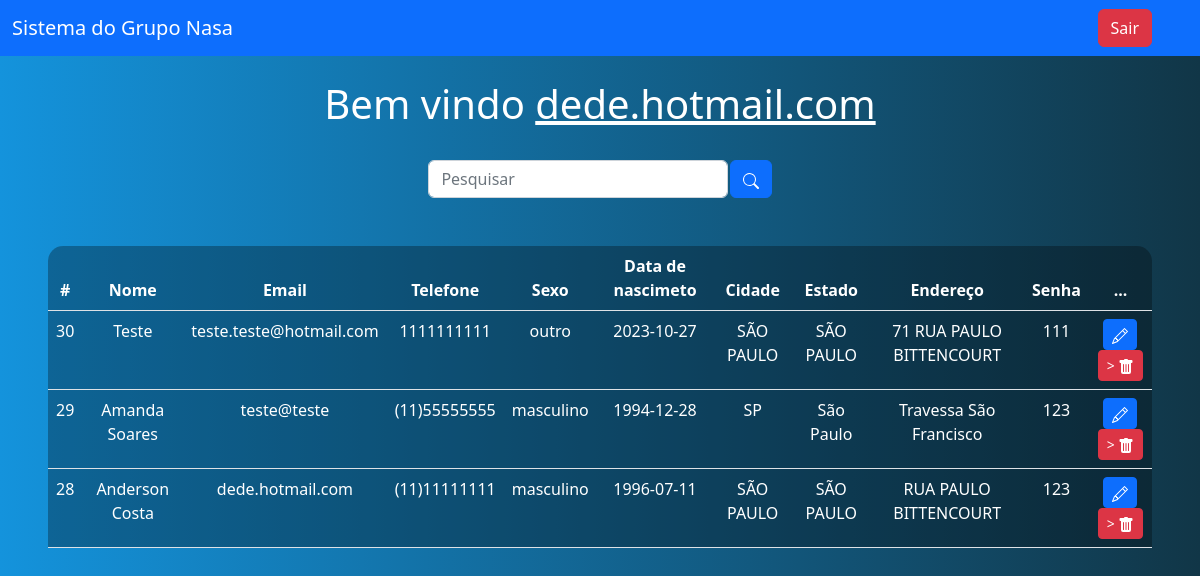
/sistema.php (signed in), run on the app's committed database.
### tables this page shows
CREATE TABLE `usuarios` (
  `id` int(11) NOT NULL,
  `nome` varchar(45) NOT NULL,
  `email` varchar(110) NOT NULL,
  `telefone` varchar(15) NOT NULL,
  `sexo` varchar(15) NOT NULL,
  `data_nasc` date NOT NULL,
  `cidade` varchar(45) NOT NULL,
  `estado` varchar(45) NOT NULL,
  `endereco` varchar(45) NOT NULL,
  `senha` varchar(45) NOT NULL
);

### sistema.php (the view, shortened to what this page needs)
<?php
    include_once('config.php');
    $logado = $_SESSION['email'];
    if(!empty($_GET['search']))
    {
        $data = $_GET['search'];
        $sql = "SELECT * FROM usuarios WHERE id LIKE '%$data%' or nome LIKE '%$data%' or email LIKE '%$data%' ORDER BY id DESC";
    }
    else
    {
        $sql = "SELECT * FROM usuarios ORDER BY id DESC";
    }
    $result = $conexao->query($sql);
?>
<!DOCTYPE html>
<html lang="pt-br">
<head>
    <link href="https://cdn.jsdelivr.net/npm/bootstrap@5.2.3/dist/css/bootstrap.min.css" rel="stylesheet">
</head>
<body>
    <nav class="navbar navbar-expand-lg navbar-dark bg-primary">
        <div class="container-fluid">
            <a class="navbar-brand" href="#">Sistema do Grupo Nasa</a>
        </div>
        <div class="d-flex">
            <a href="sair.php" class="btn btn-danger me-5">Sair</a>
        </div>
    </nav>
    <br>
    <?php
    echo "<h1>Bem vindo <u>$logado</u></h1>";
    ?>
    <br>
    <div class="box-search">
        <input type="search" class="form-control w-25" placeholder="Pesquisar" id="pesquisar">
        <button onclick="searchData()" class="btn btn-primary">
        </button>
    </div>
    <div class="m-5">
    <table class="table text-white table-bg">
    <thead>
        <tr>
        <th scope="col">#</th>
        <th scope="col">Nome</th>
        <th scope="col">Email</th>
        <th scope="col">Telefone</th>
        <th scope="col">Sexo</th>
        <th scope="col">Data de nascimeto</th>
        <th scope="col">Cidade</th>
        <th scope="col">Estado</th>
        <th scope="col">Endereço</th>
        <th scope="col">Senha</th>
        <th scope="col">...</th>
        </tr>
    </thead>
    <tbody>
        <?php
            while($user_data = mysqli_fetch_assoc($result))
            {
                echo"<tr>";
                echo"<td>".$user_data['id']."</td>";
                echo"<td>".$user_data['nome']."</td>";
                echo"<td>".$user_data['email']."</td>";
                echo"<td>".$user_data['telefone']."</td>";
                echo"<td>".$user_data['sexo']."</td>";
                echo"<td>".$user_data['data_nasc']."</td>";
                echo"<td>".$user_data['cidade']."</td>";
                echo"<td>".$user_data['estado']."</td>";
                echo"<td>".$user_data['endereco']."</td>";
                echo"<td>".$user_data['senha']."</td>";
                echo"<td>
                <a class='btn btn-sm btn-primary' href='edit.php?id=$user_data[id]'>
                <svg xmlns='http://www.w3.org/2000/svg' width='16' height='16' fill='currentColor' class='bi bi-pencil' viewBox='0 0 16 16'>
                 <path d='M12.146.146a.5.5 0 0 1 .708 0l3 3a.5.5 0 0 1 0 .708l-10 10a.5.5 0 0 1-.168.11l-5 2a.5.5 0 0 1-.65-.65l2-5a.5.5 0 0 1 .11-.168l10-10zM11.207 2.5 13.5 4.793 14.793 3.5 12.5 1.207 11.207 2.5zm1.586 3L10.5 3.207 4 9.707V10h.5a.5.5 0 0 1 .5.5v.5h.5a.5.5 0 0 1 .5.5v.5h.293l6.5-6.5zm-9.761 5.175-.106.106-1.528 3.821 3.821-1.528.106-.106A.5.5 0 0 1 5 12.5V12h-.5a.5.5 0 0 1-.5-.5V11h-.5a.5.5 0 0 1-.468-.325z'/>
                </svg>
                </a>
                <a class='btn btn-sm btn-danger' href='delete.php?id=$user_data[id]'>>
                <svg xmlns='http://www.w3.org/2000/svg' width='16' height='16' fill='currentColor' class='bi bi-trash-fill' viewBox='0 0 16 16'>
                <path d='M2.5 1a1 1 0 0 0-1 1v1a1 1 0 0 0 1 1H3v9a2 2 0 0 0 2 2h6a2 2 0 0 0 2-2V4h.5a1 1 0 0 0 1-1V2a1 1 0 0 0-1-1H10a1 1 0 0 0-1-1H7a1 1 0 0 0-1 1H2.5zm3 4a.5.5 0 0 1 .5.5v7a.5.5 0 0 1-1 0v-7a.5.5 0 0 1 .5-.5zM8 5a.5.5 0 0 1 .5.5v7a.5.5 0 0 1-1 0v-7A.5.5 0 0 1 8 5zm3 .5v7a.5.5 0 0 1-1 0v-7a.5.5 0 0 1 1 0z'/>
              </svg>
                </a>
                </td>";
                echo"</tr>";
            }
        ?>
    </tbody>
    </table>
    </div>
</body>
</html>

### sistema.php (style rules this page uses)
body { background-image:linear-gradient(to right, #1493DC, #113647); color: white; text-align: center; }
.table-bg { background: rgba(0, 0, 0, 0.3); border-radius: 15px 15px 0 0; }
.box-search { display: flex; justify-content: center; gap: .1%; }

### data on the page
usuarios: id "30", nome "Teste", email "teste.teste@hotmail.com", telefone "1111111111", sexo "outro", data_nasc "2023-10-27", cidade "SÃO PAULO", estado "SÃO PAULO", endereco "71 RUA PAULO BITTENCOURT", senha "111"
usuarios: id "29", nome "Amanda Soares", email "teste@teste", telefone "(11)55555555", sexo "masculino", data_nasc "1994-12-28", cidade "SP", estado "São Paulo", endereco "Travessa São Francisco", senha "123"
usuarios: id "28", nome "Anderson Costa", email "dede.hotmail.com", telefone "(11)11111111", sexo "masculino", data_nasc "1996-07-11", cidade "SÃO PAULO", estado "SÃO PAULO", endereco "RUA PAULO BITTENCOURT", senha "123"

### other printed values
$logado "dede.hotmail.com"
